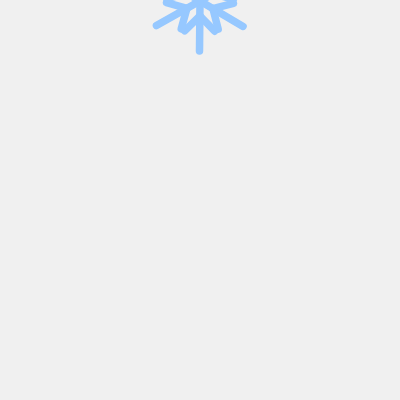
Frame 1 (no input)
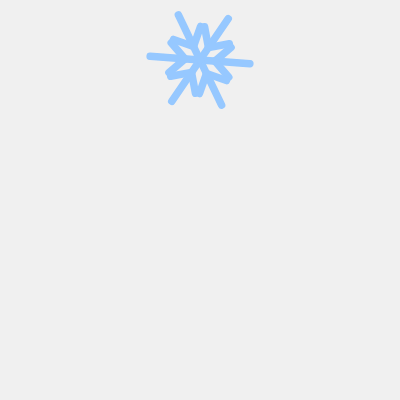
Frame 60 (no input)
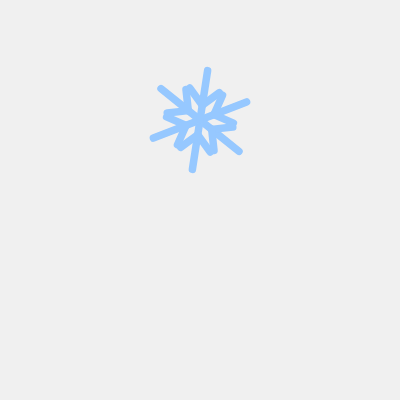
Frame 120 (the mouse pressed at the canvas centre since frame 60)

The p5.js sketch that drew these frames (run headless with seeded random() and noise() and a simulated clock; from frame 60 on, the mouse is pressed at the canvas centre):

// p5.js sketch
// ── sketch.js
let NUM = 6;
let obj = {};// 空のオブジェクト randomやcolorを使うのでここではプロパティを定義しない

function setup() {
  createCanvas(400, 400);

  obj = {
    x: width / 2,
    y: 0,
    angle: 0,
    radius: 50,
    col: color(150, 200, 255)
  };
}

function drawSnow01(x, y, angle, radius, col) {
  strokeWeight(15);
  stroke(col);

  push();
  {
    translate(x, y);
    rotate(angle);
    scale(radius / 100);

    for (let i = 0; i < NUM; i++) {
      push();
      {
        rotate(i * TWO_PI / NUM);
        line(0, 0, 0, -100);
        line(0, 30, 30, 60);
        line(0, 30, -30, 60);
      }
      pop();
    }
  }
  pop();
}

function drawSnow02(x, y, angle, radius, col) {
  push();
  {
    translate(x, y);
    rotate(angle);
    scale(radius / 100);
    
    stroke(col);
    strokeWeight(5);
    
    for (let i = 0; i < NUM; i++) {
      push();
      {
        rotate(i * TWO_PI / NUM);
        
        line(0, 0, 0, -100);
        
        line(0, 0, 30, 60);
        line(0, 0, -30, 60);
        
        line(0, 90, 30, 60);
        line(0, 90, -30, 60);
      }
      pop();
    }
  }
  pop();
}

function drawSnow03(x, y, angle, radius, col) {
  push();
  {
    translate(x, y);
    rotate(angle);
    scale(radius / 100);
    
    stroke(col);
    strokeWeight(3);
    
    for (let i = 0; i < NUM; i++) {
      push();
      {
        rotate(i * TWO_PI / NUM);
        
        line(0, 0, 0, -100);
        
        line(0, 0, 15, 60);
        line(0, 0, -15, 60);
        
        line(0, 90, 30, 30);
        line(0, 90, -30, 30);
        
        noStroke();
        fill(col);
        circle(0, -100, 10);
      }
      pop();
    }
  }
  pop();
}

function drawSnow04(x, y, angle, radius, col) {
  push();
  {
    translate(x, y);
    rotate(angle);
    scale(radius / 100);
    
    rectMode(CENTER);
    stroke(col);
    strokeWeight(3);
    
    for (let i = 0; i < NUM; i++) {
      push();
      {
        rotate(i * TWO_PI / NUM);
        
        line(0, 0, 0, -90);
        
        line(-20, 35, 20, 35);
        line(-20, 55, 20, 55);
        line(-10, 70, 10, 70);
        
        noFill();
        translate(0, -100);
        rotate(PI / 4);
        square(0, 0, 15);
      }
      pop();
    }
  }
  pop();
}

function drawSnow05(x, y, angle, radius, col) {
  push();
  {
    translate(x, y);
    rotate(angle);
    scale(radius / 100);
    
    stroke(col);
    strokeWeight(3);
    
    for (let i = 0; i < NUM; i++) {
      push();
      {
        rotate(i * TWO_PI / NUM);
        
        line(0, 0, 0, -90);
        
        line(0, 35, 20, 45);
        line(0, 35, -20, 45);
        
        line(0, 55, 30, 70);
        line(0, 55, -30, 70);
        
        line(0, 75, 10, 85);
        line(0, 75, -10, 85);
      }
      pop();
    }
  }
  pop();
}

function draw() {
  background(240);

  obj.y += 1;
  obj.angle += 0.01;

  if (obj.y > height) {
    obj.y = 0;
  }

  drawSnow01(obj.x, obj.y, obj.angle, obj.radius, obj.col);
}
